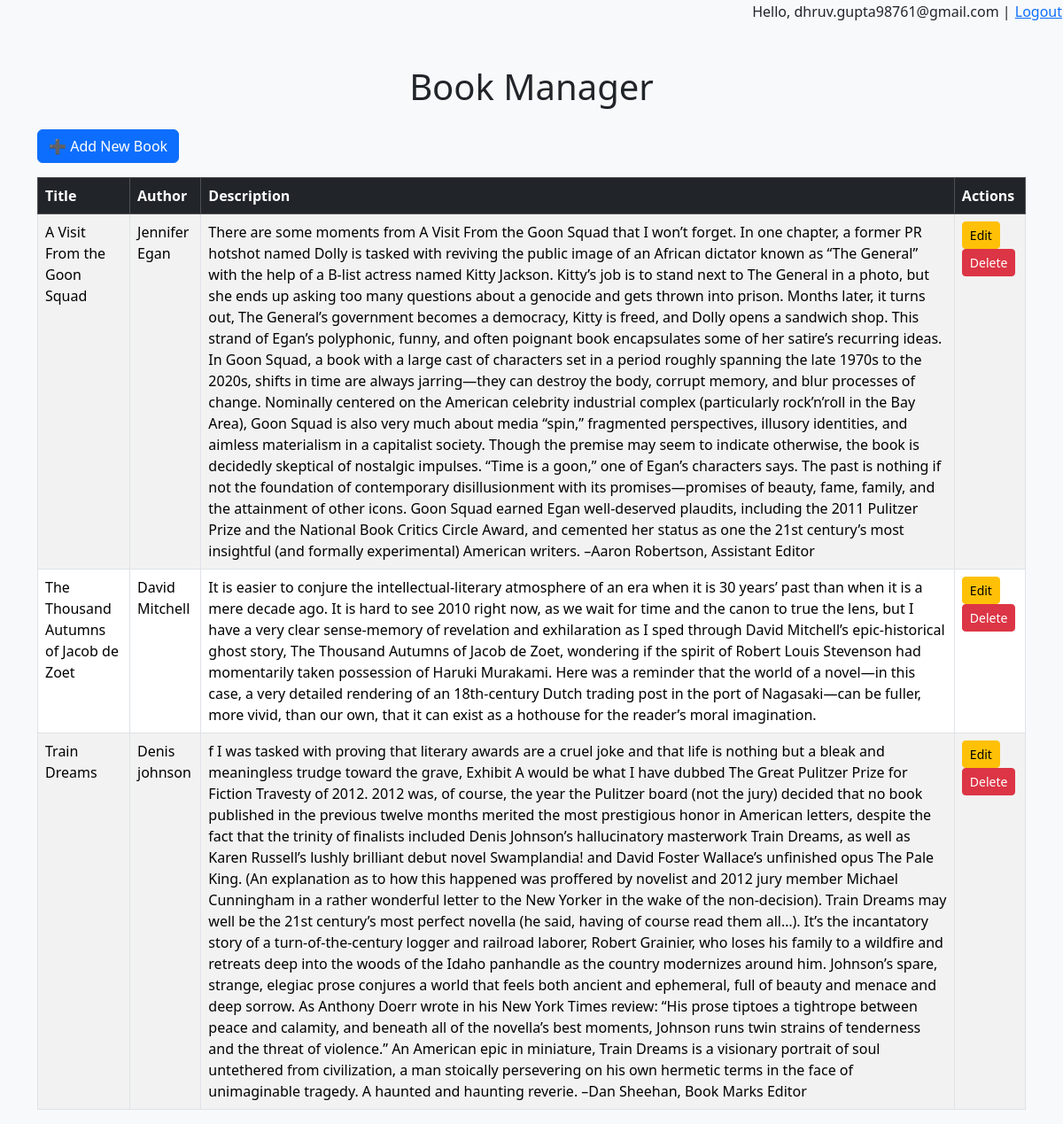
The app's page /books/ (signed in) with its own data.
### books/models.py (models this page shows, shortened)
class Book(models.Model):
    title = models.CharField(max_length=200)
    author = models.CharField(max_length=100)
    description = models.TextField()

### books/views.py (the view)
# urls.py: path('books/', views.book_list, name='book_list'),  # 👈 moved book list here
@login_required
def book_list(request):
    books = Book.objects.all()
    return render(request, 'books/book_list.html', {'books': books})

### books/templates/books/book_list.html
{% extends 'books/base.html' %}
{% block content %}
<a href="{% url 'book_create' %}" class="btn btn-primary mb-3">➕ Add New Book</a>
<table class="table table-striped table-bordered">
    <thead class="table-dark">
        <tr>
            <th>Title</th>
            <th>Author</th>
            <th>Description</th>
            <th>Actions</th>
        </tr>
    </thead>
    <tbody>
    {% for book in books %}
        <tr>
            <td>{{ book.title }}</td>
            <td>{{ book.author }}</td>
            <td>{{ book.description }}</td>
            <td>
                <a href="{% url 'book_update' book.id %}" class="btn btn-sm btn-warning">Edit</a>
                <a href="{% url 'book_delete' book.id %}" class="btn btn-sm btn-danger">Delete</a>
            </td>
        </tr>
    {% endfor %}
    </tbody>
</table>
{% endblock %}

### books/templates/books/base.html (shortened to what this page needs)
<!DOCTYPE html>
<html lang="en">
<head>
    <link href="https://cdn.jsdelivr.net/npm/bootstrap@5.3.3/dist/css/bootstrap.min.css" rel="stylesheet">
</head>
<body class="bg-light">
    <nav class="mb-4 text-end">
        {% if user.is_authenticated %}
          Hello, {{ user.username }} |
          <form action="{% url 'logout' %}" method="post" style="display:inline;">
            <button type="submit" class="btn btn-link p-0 m-0 align-baseline">Logout</button>
        </form>
        {% else %}
          <a href="{% url 'login' %}">Login</a> |
          <a href="{% url 'register' %}">Register</a>
        {% endif %}
      </nav>
<div class="container mt-5">
    <h1 class="mb-4 text-center"> Book Manager</h1>
    {% block content %}
    {% endblock %}
</div>
</body>
</html>

### records on screen
Book: title "A Visit From the Goon Squad", author "Jennifer Egan", description "There are some moments from A Visit From the Goon Squad that I won’t forget. In one chapter, a former PR hotshot named Dolly is tasked with reviving the public image of an African dictator known as “The General” with the help of a B-list actress named Kitty Jackson. Kitty’s job is to stand next to The General in a photo, but she ends up asking too many questions about a genocide and gets thrown into prison. Months later, it turns out, The General’s government becomes a democracy, Kitty is freed, and Dolly opens a sandwich shop. This strand of Egan’s polyphonic, funny, and often poignant book encapsulates some of her satire’s recurring ideas. In Goon Squad, a book with a large cast of…"
Book: title "The Thousand Autumns of Jacob de Zoet", author "David Mitchell", description "It is easier to conjure the intellectual-literary atmosphere of an era when it is 30 years’ past than when it is a mere decade ago. It is hard to see 2010 right now, as we wait for time and the canon to true the lens, but I have a very clear sense-memory of revelation and exhilaration as I sped through David Mitchell’s epic-historical ghost story, The Thousand Autumns of Jacob de Zoet, wondering if the spirit of Robert Louis Stevenson had momentarily taken possession of Haruki Murakami. Here was a reminder that the world of a novel—in this case, a very detailed rendering of an 18th-century Dutch trading post in the port of Nagasaki—can be fuller, more vivid, than our own, that it can exist…"
Book: title "Train Dreams", author "Denis johnson", description "f I was tasked with proving that literary awards are a cruel joke and that life is nothing but a bleak and meaningless trudge toward the grave, Exhibit A would be what I have dubbed The Great Pulitzer Prize for Fiction Travesty of 2012. 2012 was, of course, the year the Pulitzer board (not the jury) decided that no book published in the previous twelve months merited the most prestigious honor in American letters, despite the fact that the trinity of finalists included Denis Johnson’s hallucinatory masterwork Train Dreams, as well as Karen Russell’s lushly brilliant debut novel Swamplandia! and David Foster Wallace’s unfinished opus The Pale King. (An explanation as to how this happened was…"

### other values on screen
{{ user.username }} "dhruv.gupta98761@gmail.com"
